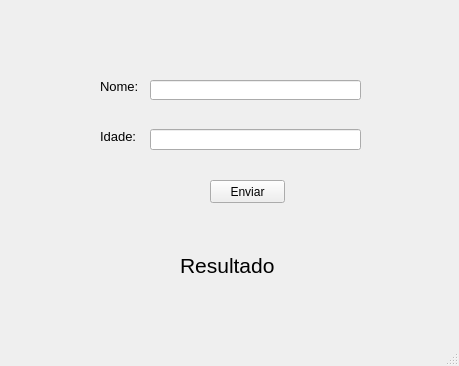
<?xml version="1.0" encoding="UTF-8"?>
<ui version="4.0">
 <class>MainWindow</class>
 <widget class="QMainWindow" name="MainWindow">
  <property name="geometry">
   <rect>
    <x>0</x>
    <y>0</y>
    <width>459</width>
    <height>366</height>
   </rect>
  </property>
  <property name="windowTitle">
   <string>MainWindow</string>
  </property>
  <widget class="QWidget" name="centralwidget">
   <widget class="QLineEdit" name="lineEditNome">
    <property name="geometry">
     <rect>
      <x>150</x>
      <y>80</y>
      <width>211</width>
      <height>20</height>
     </rect>
    </property>
   </widget>
   <widget class="QLineEdit" name="lineEditIdade">
    <property name="geometry">
     <rect>
      <x>150</x>
      <y>129</y>
      <width>211</width>
      <height>21</height>
     </rect>
    </property>
   </widget>
   <widget class="QPushButton" name="pushButtonEnviar">
    <property name="geometry">
     <rect>
      <x>210</x>
      <y>180</y>
      <width>75</width>
      <height>23</height>
     </rect>
    </property>
    <property name="text">
     <string>Enviar</string>
    </property>
   </widget>
   <widget class="QLabel" name="label">
    <property name="geometry">
     <rect>
      <x>100</x>
      <y>80</y>
      <width>47</width>
      <height>13</height>
     </rect>
    </property>
    <property name="font">
     <font>
      <family>Tahoma</family>
      <pointsize>10</pointsize>
     </font>
    </property>
    <property name="text">
     <string>Nome:</string>
    </property>
   </widget>
   <widget class="QLabel" name="label_2">
    <property name="geometry">
     <rect>
      <x>100</x>
      <y>130</y>
      <width>47</width>
      <height>13</height>
     </rect>
    </property>
    <property name="font">
     <font>
      <family>Tahoma</family>
      <pointsize>10</pointsize>
     </font>
    </property>
    <property name="text">
     <string>Idade:</string>
    </property>
   </widget>
   <widget class="QLabel" name="label_3">
    <property name="geometry">
     <rect>
      <x>180</x>
      <y>240</y>
      <width>171</width>
      <height>51</height>
     </rect>
    </property>
    <property name="font">
     <font>
      <pointsize>16</pointsize>
     </font>
    </property>
    <property name="text">
     <string>Resultado </string>
    </property>
   </widget>
  </widget>
  <widget class="QMenuBar" name="menubar">
   <property name="geometry">
    <rect>
     <x>0</x>
     <y>0</y>
     <width>459</width>
     <height>21</height>
    </rect>
   </property>
  </widget>
  <widget class="QStatusBar" name="statusbar"/>
 </widget>
 <resources/>
 <connections/>
</ui>
